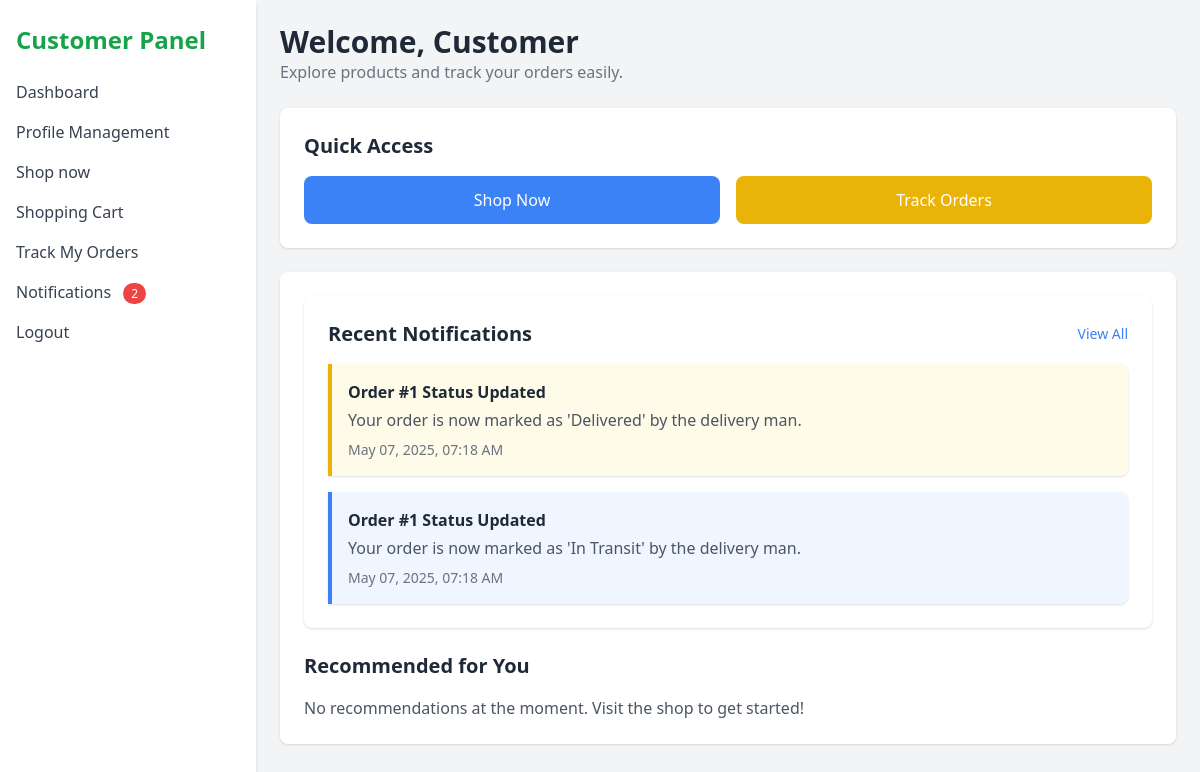
The page /customer-dashboard (signed in) on the database as committed earlier.
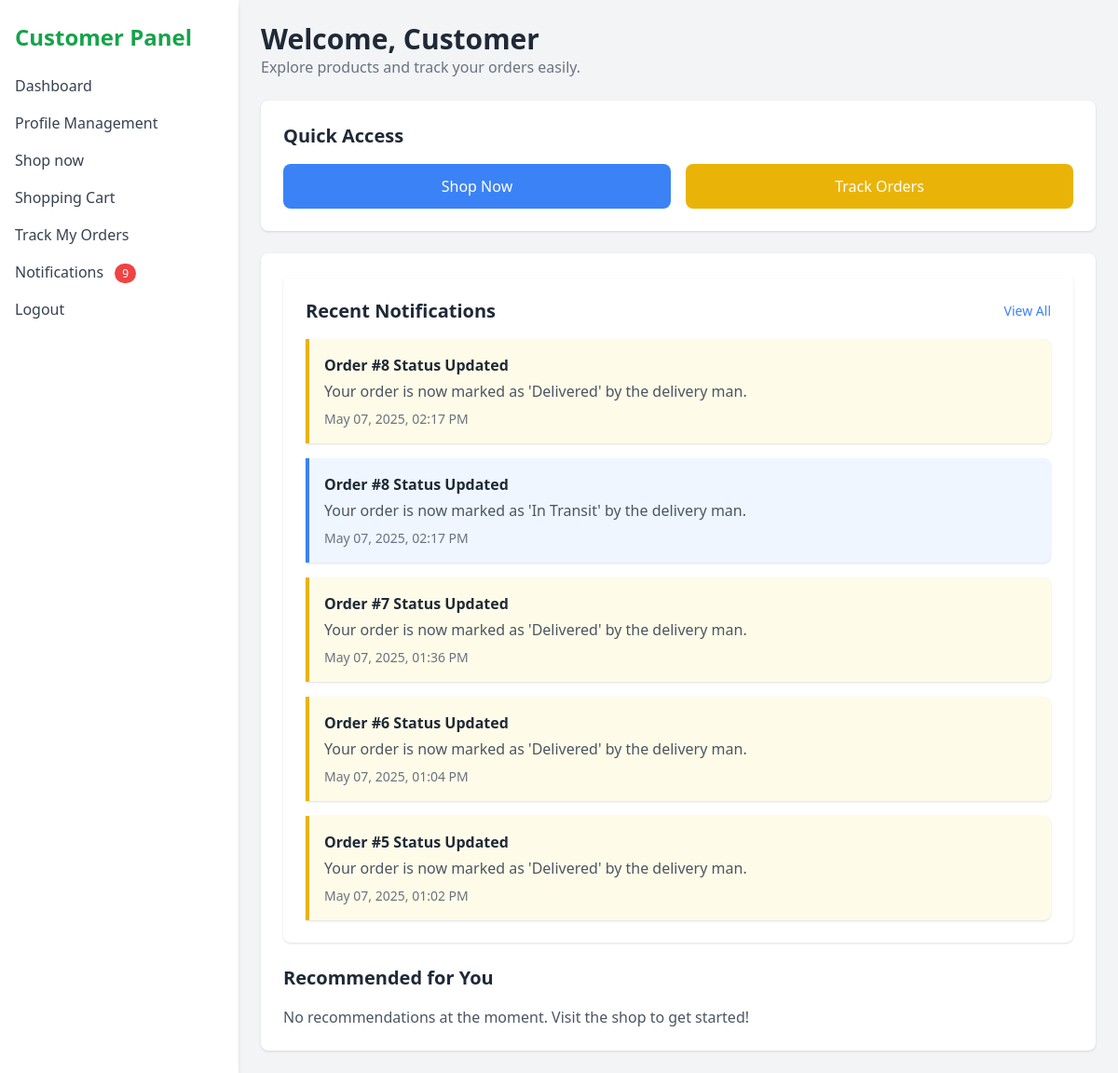
The same page on the database as committed later.
### models.py (models this page shows, shortened)
class Notification(db.Model):
    id = db.Column(db.Integer, primary_key=True)
    title = db.Column(db.String(100), nullable=False)
    message = db.Column(db.Text, nullable=False)
    category = db.Column(db.String(50), nullable=False)  # 'count_update', 'health_check', 'system', etc.
    priority = db.Column(db.String(20), default='normal')  # 'low', 'normal', 'high', 'urgent'
    created_by = db.Column(db.Integer, db.ForeignKey('user.id'), nullable=False)
    created_at = db.Column(db.DateTime, default=datetime.utcnow)
    is_read = db.Column(db.Boolean, default=False)
    related_batch = db.Column(db.String(100), nullable=True)  # Optional reference to a batch
    for_user = db.Column(db.Integer, db.ForeignKey('user.id'), nullable=True)  # If notification is for a specific user
    for_role = db.Column(db.String(100), nullable=True)  # If notification is for users with specific roles
    creator = db.relationship('User', foreign_keys=[created_by], backref='notifications_created')
    target_user = db.relationship('User', foreign_keys=[for_user], backref='personal_notifications')

### app.py (the view)
@app.route('/customer-dashboard')
def customer_dashboard():
    user_id = session.get('user_id')
    user = db.session.get(User, user_id)
    if not user or user.role != 'customer':
        return redirect(url_for('login'))
    notifications = Notification.query.filter(
        (Notification.for_user == user.id) |
        (Notification.for_role == 'customer')
    ).order_by(Notification.created_at.desc()).all()
    unread_count = Notification.query.filter(
        ((Notification.for_user == user.id) |
         (Notification.for_role == 'customer')) &
        (Notification.is_read == False)
    ).count()
    return render_template(
        'customer_dashboard.html',
        user=user,
        notifications=notifications,
        unread_count=unread_count
    )

### templates/customer_dashboard.html (shortened to what this page needs)
<!DOCTYPE html>
<html lang="en">
<head>
  <script src="https://cdn.tailwindcss.com"></script>
</head>
<body class="bg-gray-100 min-h-screen">
  <div class="flex h-screen">
    <aside class="w-64 bg-white shadow-md px-4 py-6">
      <h1 class="text-2xl font-bold text-green-600 mb-6">Customer Panel</h1>
      <nav class="space-y-4">
        <a href="{{ url_for('customer_dashboard') }}" class="block text-gray-700 hover:text-green-500">Dashboard</a>
        <a href="{{ url_for('profile_management') }}" class="block text-gray-700 hover:text-green-500">Profile Management</a>
        <a href="{{ url_for('shop') }}" class="block text-gray-700 hover:text-green-500">Shop now</a>
        <a href="{{ url_for('view_cart') }}" class="block text-gray-700 hover:text-green-500">Shopping Cart</a>
        <a href="{{ url_for('track_customer_orders') }}" class="block text-gray-700 hover:text-green-500">Track My Orders</a>
        <a href="{{ url_for('notifications') }}" class="block text-gray-700 hover:text-green-500">
          Notifications
          {% if unread_count > 0 %}
            <span class="ml-2 bg-red-500 text-white text-xs rounded-full px-2 py-0.5">{{ unread_count }}</span>
          {% endif %}
        </a>
        <a href="{{ url_for('logout') }}" class="block text-gray-700 hover:text-red-500">Logout</a>
      </nav>
    </aside>
    <main class="flex-1 p-6 overflow-y-auto">
      <header class="mb-6">
        <h2 class="text-3xl font-semibold text-gray-800">Welcome, {{ user.name }}</h2>
        <p class="text-gray-500">Explore products and track your orders easily.</p>
      </header>
      <section class="bg-white p-6 rounded-lg shadow mb-6">
        <h3 class="text-xl font-bold text-gray-800 mb-4">Quick Access</h3>
        <div class="grid grid-cols-1 md:grid-cols-2 gap-4">
          <a href="{{ url_for('shop') }}" class="bg-blue-500 text-white px-4 py-3 rounded-lg text-center hover:bg-blue-600">Shop Now</a>
          <a href="{{ url_for('track_customer_orders') }}" class="bg-yellow-500 text-white px-4 py-3 rounded-lg text-center hover:bg-yellow-600">Track Orders</a>
        </div>
      </section>
      <section class="bg-white p-6 rounded-lg shadow">
        <section class="bg-white p-6 rounded-lg shadow mb-6">
          <div class="flex justify-between items-center mb-4">
            <h3 class="text-xl font-bold text-gray-800">Recent Notifications</h3>
            <a href="{{ url_for('notifications') }}" class="text-blue-500 hover:text-blue-700 text-sm">View All</a>
          </div>
          <div class="space-y-4">
            {% for notification in notifications[:5] %}
              <div class="border-l-4 {% if notification.priority == 'urgent' %}border-red-500 bg-red-50{% elif notification.priority == 'high' %}border-yellow-500 bg-yellow-50{% else %}border-blue-500 bg-blue-50{% endif %} p-4 rounded-r-lg shadow">
                <h4 class="font-semibold text-gray-800">{{ notification.title }}</h4>
                <p class="text-gray-600 mt-1">{{ notification.message }}</p>
                <p class="text-sm text-gray-500 mt-2">{{ notification.created_at.strftime('%b %d, %Y, %I:%M %p') }}</p>
              </div>
            {% else %}
              <p class="text-gray-600">No notifications available.</p>
            {% endfor %}
          </div>
        </section>
        <h3 class="text-xl font-bold text-gray-800 mb-4">Recommended for You</h3>
        <p class="text-gray-600">No recommendations at the moment. Visit the shop to get started!</p>
      </section>
    </main>
  </div>
</body>
</html>

Rows that differ between the two databases and show on the page:
no longer on this page (row unchanged): Notification: title "Order #1 Status Updated", message "Your order is now marked as 'Delivered' by the delivery man.", created_at "May 07, 2025, 07:18 AM"
no longer on this page (row unchanged): Notification: title "Order #1 Status Updated", message "Your order is now marked as 'In Transit' by the delivery man.", created_at "May 07, 2025, 07:18 AM", priority "normal" (drawn)
added Notification: title "Order #8 Status Updated", message "Your order is now marked as 'Delivered' by the delivery man.", created_at "May 07, 2025, 02:17 PM"
added Notification: title "Order #8 Status Updated", message "Your order is now marked as 'In Transit' by the delivery man.", created_at "May 07, 2025, 02:17 PM", priority "normal" (drawn)
added Notification: title "Order #7 Status Updated", message "Your order is now marked as 'Delivered' by the delivery man.", created_at "May 07, 2025, 01:36 PM"
added Notification: title "Order #6 Status Updated", message "Your order is now marked as 'Delivered' by the delivery man.", created_at "May 07, 2025, 01:04 PM"
added Notification: title "Order #5 Status Updated", message "Your order is now marked as 'Delivered' by the delivery man.", created_at "May 07, 2025, 01:02 PM"
Other text that changed with them:
{{ unread_count }}: "2" → "9"
